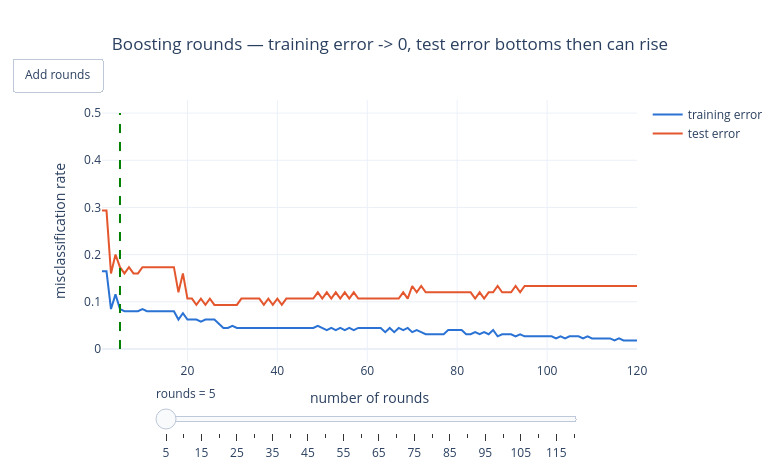

Notebook code for this chart:
### Markdown cell above
**What to notice:** the first few stumps carve broad regions; later ones refine the crescents' edges. The colour is the **vote margin** — it deepens (more confident) as more stumps agree.

#### 2. Overfitting explorer — train vs test error over many rounds
Push the number of rounds high on this **noisy** data and watch the classic boosting behaviour: **training error drives toward 0**, while **test error** bottoms out and can then **creep up** — boosting's version of a knob that eventually degrades.

### Code cell
# Interactive: train vs test error as rounds grow (with a moving marker)
import plotly.graph_objects as go

big = AdaBoost(n_estimators=120).fit(X_train, y_train)
rounds_axis = list(range(1, 121))
tr_err = big.train_errors_
te_err = [float(np.mean(big.predict(X_test, n=k) != y_test)) for k in rounds_axis]

base = [go.Scatter(x=rounds_axis, y=tr_err, mode="lines", name="training error", line=dict(color="#2a72d4")),
        go.Scatter(x=rounds_axis, y=te_err, mode="lines", name="test error", line=dict(color="#e4572e"))]
marks = list(range(5, 121, 5))
frames = [go.Frame(data=base + [go.Scatter(x=[k, k], y=[0, max(max(tr_err), max(te_err)) * 1.1],
                                           mode="lines", line=dict(color="green", dash="dash"),
                                           showlegend=False)], name=str(k)) for k in marks]
fig_o = go.Figure(data=base + [go.Scatter(x=[marks[0], marks[0]], y=[0, 0.5], mode="lines",
                                          line=dict(color="green", dash="dash"), showlegend=False)],
                  frames=frames)
fig_o.update_layout(
    title=dict(text="Boosting rounds — training error -> 0, test error bottoms then can rise", x=0.5, xanchor="center"),
    xaxis_title="number of rounds", yaxis_title="misclassification rate",
    template="plotly_white", width=780, height=470,
    updatemenus=[dict(type="buttons", x=0.0, y=1.16, showactive=False,
        buttons=[dict(label="Add rounds", method="animate",
                      args=[None, dict(frame=dict(duration=250, redraw=True), fromcurrent=True)])])],
    sliders=[dict(active=0, currentvalue=dict(prefix="rounds = "), x=0.1, len=0.8,
        steps=[dict(method="animate", label=str(k),
                    args=[[str(k)], dict(mode="immediate", frame=dict(duration=0, redraw=True))])
               for k in marks])],
)
fig_o.show()

### Figure 1 — Plotly figure (JSON) as saved in the notebook; plotly's stock layout.template omitted (floating-point values rounded to 4 significant figures)
{"data": [{"line": {"color": "#2a72d4"}, "mode": "lines", "name": "training error", "type": "scatter", "x": [1, 2, 3, 4, 5, 6, 7, 8, 9, 10, 11, 12, 13, 14, 15, 16, 17, 18, 19, 20, 21, 22, 23, 24, 25, 26, 27, 28, 29, 30, 31, 32, 33, 34, 35, 36, 37, 38, 39, 40, 41, 42, 43, 44, 45, 46, 47, 48, 49, 50, 51, 52, 53, 54, 55, 56, 57, 58, 59, 60, 61, 62, 63, 64, 65, 66, 67, 68, 69, 70, 71, 72, 73, 74, 75, 76, 77, 78, 79, 80, 81, 82, 83, 84, 85, 86, 87, 88, 89, 90, 91, 92, 93, 94, 95, 96, 97, 98, 99, 100, 101, 102, 103, 104, 105, 106, 107, 108, 109, 110, 111, 112, 113, 114, 115, 116, 117, 118, 119, 120], "y": [0.1644, 0.1644, 0.08444, 0.1156, 0.08444, 0.08, 0.08, 0.08, 0.08, 0.08444, 0.08, 0.08, 0.08, 0.08, 0.08, 0.08, 0.08, 0.06222, 0.07556, 0.06222, 0.06222, 0.06222, 0.05778, 0.06222, 0.06222, 0.06222, 0.05333, 0.04444, 0.04444, 0.04889, 0.04444, 0.04444, 0.04444, 0.04444, 0.04444, 0.04444, 0.04444, 0.04444, 0.04444, 0.04444, 0.04444, 0.04444, 0.04444, 0.04444, 0.04444, 0.04444, 0.04444, 0.04444, 0.04889, 0.04444, 0.04, 0.04444, 0.04, 0.04444, 0.04, 0.04444, 0.04, 0.04444, 0.04444, 0.04444, 0.04444, 0.04444, 0.04444, 0.03556, 0.04444, 0.03556, 0.04444, 0.04, 0.04444, 0.03556, 0.04, 0.03556, 0.03111, 0.03111, 0.03111, 0.03111, 0.03111, 0.04, 0.04, 0.04, 0.04, 0.03111, 0.03111, 0.03556, 0.03111, 0.03556, 0.03111, 0.04, 0.02667, 0.03111, 0.03111, 0.03111, 0.02667, 0.03111, 0.02667, 0.02667, 0.02667, 0.02667, 0.02667, 0.02667, 0.02667, 0.02222, 0.02667, 0.02222, 0.02667, 0.02667, 0.02667, 0.02222, 0.02667, 0.02222, 0.02222, 0.02222, 0.02222, 0.02222, 0.01778, 0.02222, 0.01778, 0.01778, 0.01778, 0.01778]}, {"line": {"color": "#e4572e"}, "mode": "lines", "name": "test error", "type": "scatter", "x": [1, 2, 3, 4, 5, 6, 7, 8, 9, 10, 11, 12, 13, 14, 15, 16, 17, 18, 19, 20, 21, 22, 23, 24, 25, 26, 27, 28, 29, 30, 31, 32, 33, 34, 35, 36, 37, 38, 39, 40, 41, 42, 43, 44, 45, 46, 47, 48, 49, 50, 51, 52, 53, 54, 55, 56, 57, 58, 59, 60, 61, 62, 63, 64, 65, 66, 67, 68, 69, 70, 71, 72, 73, 74, 75, 76, 77, 78, 79, 80, 81, 82, 83, 84, 85, 86, 87, 88, 89, 90, 91, 92, 93, 94, 95, 96, 97, 98, 99, 100, 101, 102, 103, 104, 105, 106, 107, 108, 109, 110, 111, 112, 113, 114, 115, 116, 117, 118, 119, 120], "y": [0.2933, 0.2933, 0.16, 0.2, 0.1733, 0.16, 0.1733, 0.16, 0.16, 0.1733, 0.1733, 0.1733, 0.1733, 0.1733, 0.1733, 0.1733, 0.1733, 0.12, 0.16, 0.1067, 0.1067, 0.09333, 0.1067, 0.09333, 0.1067, 0.09333, 0.09333, 0.09333, 0.09333, 0.09333, 0.09333, 0.1067, 0.1067, 0.1067, 0.1067, 0.1067, 0.09333, 0.1067, 0.09333, 0.1067, 0.09333, 0.1067, 0.1067, 0.1067, 0.1067, 0.1067, 0.1067, 0.1067, 0.12, 0.1067, 0.12, 0.1067, 0.12, 0.1067, 0.12, 0.1067, 0.12, 0.1067, 0.1067, 0.1067, 0.1067, 0.1067, 0.1067, 0.1067, 0.1067, 0.1067, 0.1067, 0.12, 0.1067, 0.1333, 0.12, 0.1333, 0.12, 0.12, 0.12, 0.12, 0.12, 0.12, 0.12, 0.12, 0.12, 0.12, 0.12, 0.1067, 0.12, 0.1067, 0.12, 0.12, 0.1333, 0.12, 0.12, 0.12, 0.1333, 0.12, 0.1333, 0.1333, 0.1333, 0.1333, 0.1333, 0.1333, 0.1333, 0.1333, 0.1333, 0.1333, 0.1333, 0.1333, 0.1333, 0.1333, 0.1333, 0.1333, 0.1333, 0.1333, 0.1333, 0.1333, 0.1333, 0.1333, 0.1333, 0.1333, 0.1333, 0.1333]}, {"line": {"color": "green", "dash": "dash"}, "mode": "lines", "showlegend": false, "type": "scatter", "x": [5, 5], "y": [0, 0.5]}], "layout": {"height": 470, "sliders": [{"active": 0, "currentvalue": {"prefix": "rounds = "}, "len": 0.8, "steps": [{"args": [["5"], {"frame": {"duration": 0, "redraw": true}, "mode": "immediate"}], "label": "5", "method": "animate"}, {"args": [["10"], {"frame": {"duration": 0, "redraw": true}, "mode": "immediate"}], "label": "10", "method": "animate"}, {"args": [["15"], {"frame": {"duration": 0, "redraw": true}, "mode": "immediate"}], "label": "15", "method": "animate"}, {"args": [["20"], {"frame": {"duration": 0, "redraw": true}, "mode": "immediate"}], "label": "20", "method": "animate"}, {"args": [["25"], {"frame": {"duration": 0, "redraw": true}, "mode": "immediate"}], "label": "25", "method": "animate"}, {"args": [["30"], {"frame": {"duration": 0, "redraw": true}, "mode": "immediate"}], "label": "30", "method": "animate"}, {"args": [["35"], {"frame": {"duration": 0, "redraw": true}, "mode": "immediate"}], "label": "35", "method": "animate"}, {"args": [["40"], {"frame": {"duration": 0, "redraw": true}, "mode": "immediate"}], "label": "40", "method": "animate"}, {"args": [["45"], {"frame": {"duration": 0, "redraw": true}, "mode": "immediate"}], "label": "45", "method": "animate"}, {"args": [["50"], {"frame": {"duration": 0, "redraw": true}, "mode": "immediate"}], "label": "50", "method": "animate"}, {"args": [["55"], {"frame": {"duration": 0, "redraw": true}, "mode": "immediate"}], "label": "55", "method": "animate"}, {"args": [["60"], {"frame": {"duration": 0, "redraw": true}, "mode": "immediate"}], "label": "60", "method": "animate"}, {"args": [["65"], {"frame": {"duration": 0, "redraw": true}, "mode": "immediate"}], "label": "65", "method": "animate"}, {"args": [["70"], {"frame": {"duration": 0, "redraw": true}, "mode": "immediate"}], "label": "70", "method": "animate"}, {"args": [["75"], {"frame": {"duration": 0, "redraw": true}, "mode": "immediate"}], "label": "75", "method": "animate"}, {"args": [["80"], {"frame": {"duration": 0, "redraw": true}, "mode": "immediate"}], "label": "80", "method": "animate"}, {"args": [["85"], {"frame": {"duration": 0, "redraw": true}, "mode": "immediate"}], "label": "85", "method": "animate"}, {"args": [["90"], {"frame": {"duration": 0, "redraw": true}, "mode": "immediate"}], "label": "90", "method": "animate"}, {"args": [["95"], {"frame": {"duration": 0, "redraw": true}, "mode": "immediate"}], "label": "95", "method": "animate"}, {"args": [["100"], {"frame": {"duration": 0, "redraw": true}, "mode": "immediate"}], "label": "100", "method": "animate"}, {"args": [["105"], {"frame": {"duration": 0, "redraw": true}, "mode": "immediate"}], "label": "105", "method": "animate"}, {"args": [["110"], {"frame": {"duration": 0, "redraw": true}, "mode": "immediate"}], "label": "110", "method": "animate"}, {"args": [["115"], {"frame": {"duration": 0, "redraw": true}, "mode": "immediate"}], "label": "115", "method": "animate"}, {"args": [["120"], {"frame": {"duration": 0, "redraw": true}, "mode": "immediate"}], "label": "120", "method": "animate"}], "x": 0.1}], "title": {"text": "Boosting rounds — training error -> 0, test error bottoms then can rise", "x": 0.5, "xanchor": "center"}, "updatemenus": [{"buttons": [{"args": [null, {"frame": {"duration": 250, "redraw": true}, "fromcurrent": true}], "label": "Add rounds", "method": "animate"}], "showactive": false, "type": "buttons", "x": 0.0, "y": 1.16}], "width": 780, "xaxis": {"title": {"text": "number of rounds"}}, "yaxis": {"title": {"text": "misclassification rate"}}}}
